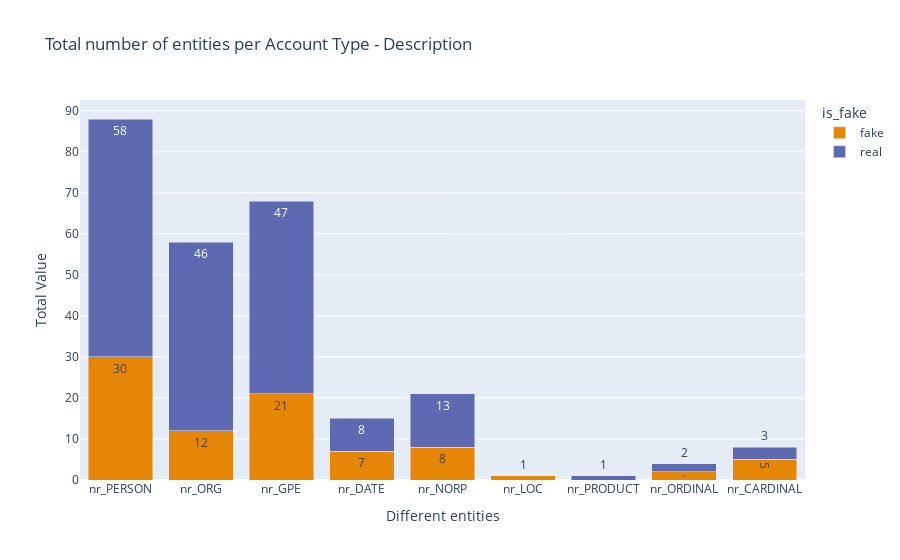

Here is the notebook cell this chart was saved with:
### Code cell
nr_columns = [col for col in df_description.columns if col.startswith('nr_')]
sum_by_fake = df_description.groupby('is_fake')[nr_columns].sum().reset_index()
melted = pd.melt(sum_by_fake, id_vars='is_fake', var_name='Column', value_name='Total Value')
fig = px.bar(melted, x='Column', y='Total Value', color='is_fake', barmode='stack',color_discrete_sequence=px.colors.qualitative.Vivid,text = 'Total Value',
             title='Total number of entities per Account Type - Description', labels={'Column': 'Different entities', 'Total Value': 'Total Value'})

fig.show()

### Figure 1 — Plotly figure (JSON) as saved in the notebook; plotly's stock layout.template omitted (floating-point values rounded to 4 significant figures)
{"data": [{"alignmentgroup": "True", "hovertemplate": "is_fake=fake<br>Different entities=%{x}<br>Total Value=%{text}<extra></extra>", "legendgroup": "fake", "marker": {"color": "rgb(229, 134, 6)", "pattern": {"shape": ""}}, "name": "fake", "offsetgroup": "fake", "orientation": "v", "showlegend": true, "text": [30, 12, 21, 7, 8, 1, 0, 2, 5], "textposition": "auto", "type": "bar", "x": ["nr_PERSON", "nr_ORG", "nr_GPE", "nr_DATE", "nr_NORP", "nr_LOC", "nr_PRODUCT", "nr_ORDINAL", "nr_CARDINAL"], "xaxis": "x", "y": [30, 12, 21, 7, 8, 1, 0, 2, 5], "yaxis": "y"}, {"alignmentgroup": "True", "hovertemplate": "is_fake=real<br>Different entities=%{x}<br>Total Value=%{text}<extra></extra>", "legendgroup": "real", "marker": {"color": "rgb(93, 105, 177)", "pattern": {"shape": ""}}, "name": "real", "offsetgroup": "real", "orientation": "v", "showlegend": true, "text": [58, 46, 47, 8, 13, 0, 1, 2, 3], "textposition": "auto", "type": "bar", "x": ["nr_PERSON", "nr_ORG", "nr_GPE", "nr_DATE", "nr_NORP", "nr_LOC", "nr_PRODUCT", "nr_ORDINAL", "nr_CARDINAL"], "xaxis": "x", "y": [58, 46, 47, 8, 13, 0, 1, 2, 3], "yaxis": "y"}], "layout": {"barmode": "stack", "legend": {"title": {"text": "is_fake"}, "tracegroupgap": 0}, "title": {"text": "Total number of entities per Account Type - Description"}, "xaxis": {"anchor": "y", "domain": [0, 1], "title": {"text": "Different entities"}}, "yaxis": {"anchor": "x", "domain": [0, 1], "title": {"text": "Total Value"}}}}
